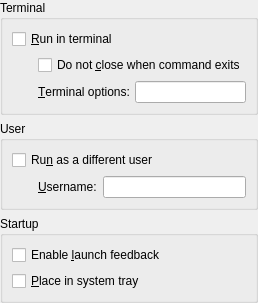
<ui version="4.0" >
 <class>KPropertiesDesktopAdvBase</class>
 <widget class="QWidget" name="KPropertiesDesktopAdvBase" >
  <layout class="QVBoxLayout" >
   <property name="margin" >
    <number>0</number>
   </property>
   <item>
    <widget class="QGroupBox" name="buttonGroup2" >
     <property name="title" >
      <string comment="@title:group Title of a group that lets the user choose options about the terminal when launching a program" >Terminal</string>
     </property>
     <layout class="QGridLayout" >
      <item rowspan="2" row="1" column="0" >
       <spacer>
        <property name="orientation" >
         <enum>Qt::Horizontal</enum>
        </property>
        <property name="sizeType" >
         <enum>QSizePolicy::Minimum</enum>
        </property>
        <property name="sizeHint" stdset="0" >
         <size>
          <width>20</width>
          <height>20</height>
         </size>
        </property>
       </spacer>
      </item>
      <item row="0" column="0" colspan="3" >
       <widget class="QCheckBox" name="terminalCheck" >
        <property name="whatsThis" >
         <string>Check this option if the application you want to run is a text mode application or if you want the information that is provided by the terminal emulator window.</string>
        </property>
        <property name="text" >
         <string>&amp;Run in terminal</string>
        </property>
       </widget>
      </item>
      <item row="2" column="1" >
       <widget class="QLabel" name="terminalEditLabel" >
        <property name="text" >
         <string>&amp;Terminal options:</string>
        </property>
        <property name="buddy" >
         <cstring>terminalEdit</cstring>
        </property>
       </widget>
      </item>
      <item row="1" column="1" colspan="2" >
       <widget class="QCheckBox" name="terminalCloseCheck" >
        <property name="whatsThis" >
         <string>Check this option if the text mode application offers relevant information on exit. Keeping the terminal emulator open allows you to retrieve this information.</string>
        </property>
        <property name="text" >
         <string>Do not &amp;close when command exits</string>
        </property>
       </widget>
      </item>
      <item row="2" column="2" >
       <widget class="KLineEdit" name="terminalEdit" />
      </item>
     </layout>
    </widget>
   </item>
   <item>
    <widget class="QGroupBox" name="buttonGroup2_2" >
     <property name="title" >
      <string comment="@title:group Title of a group that lets the user choose which user to use when launching a program" >User</string>
     </property>
     <layout class="QGridLayout" >
      <item row="0" column="0" colspan="3" >
       <widget class="QCheckBox" name="suidCheck" >
        <property name="whatsThis" >
         <string>Check this option if you want to run this application with a different user id. Every process has a different user id associated with it. This id code determines file access and other permissions. The password of the user is required to use this option.</string>
        </property>
        <property name="text" >
         <string>Ru&amp;n as a different user</string>
        </property>
       </widget>
      </item>
      <item row="1" column="0" >
       <spacer>
        <property name="orientation" >
         <enum>Qt::Horizontal</enum>
        </property>
        <property name="sizeType" >
         <enum>QSizePolicy::Minimum</enum>
        </property>
        <property name="sizeHint" stdset="0" >
         <size>
          <width>20</width>
          <height>20</height>
         </size>
        </property>
       </spacer>
      </item>
      <item row="1" column="1" >
       <widget class="QLabel" name="suidEditLabel" >
        <property name="whatsThis" >
         <string>Enter the user name you want to run the application as.</string>
        </property>
        <property name="text" >
         <string>&amp;Username:</string>
        </property>
        <property name="buddy" >
         <cstring>suidEdit</cstring>
        </property>
       </widget>
      </item>
      <item row="1" column="2" >
       <widget class="KLineEdit" name="suidEdit" >
        <property name="whatsThis" >
         <string>Enter the user name you want to run the application as here.</string>
        </property>
       </widget>
      </item>
     </layout>
    </widget>
   </item>
   <item>
    <widget class="QGroupBox" name="buttonGroup4" >
     <property name="title" >
      <string comment="@title:group Title of a group that lets the user choose options regargin program startup" >Startup</string>
     </property>
     <layout class="QGridLayout" >
      <item row="0" column="0" colspan="3" >
       <widget class="QCheckBox" name="startupInfoCheck" >
        <property name="whatsThis" >
         <string>Check this option if you want to make clear that your application has started. This visual feedback may appear as a busy cursor or in the taskbar.</string>
        </property>
        <property name="text" >
         <string>Enable &amp;launch feedback</string>
        </property>
       </widget>
      </item>
      <item row="1" column="0" colspan="3" >
       <widget class="QCheckBox" name="systrayCheck" >
        <property name="whatsThis" >
         <string>Check this option if you want to have a system tray handle for your application.</string>
        </property>
        <property name="text" >
         <string>&amp;Place in system tray</string>
        </property>
       </widget>
      </item>
     </layout>
    </widget>
   </item>
  </layout>
 </widget>
 <customwidgets>
  <customwidget>
   <class>KLineEdit</class>
   <extends>QLineEdit</extends>
   <header>klineedit.h</header>
  </customwidget>
 </customwidgets>
 <connections>
  <connection>
   <sender>terminalCheck</sender>
   <signal>toggled(bool)</signal>
   <receiver>terminalCloseCheck</receiver>
   <slot>setEnabled(bool)</slot>
   <hints>
    <hint type="sourcelabel" >
     <x>47</x>
     <y>66</y>
    </hint>
    <hint type="destinationlabel" >
     <x>56</x>
     <y>98</y>
    </hint>
   </hints>
  </connection>
  <connection>
   <sender>terminalCheck</sender>
   <signal>toggled(bool)</signal>
   <receiver>terminalEdit</receiver>
   <slot>setEnabled(bool)</slot>
   <hints>
    <hint type="sourcelabel" >
     <x>197</x>
     <y>66</y>
    </hint>
    <hint type="destinationlabel" >
     <x>373</x>
     <y>136</y>
    </hint>
   </hints>
  </connection>
  <connection>
   <sender>terminalCheck</sender>
   <signal>toggled(bool)</signal>
   <receiver>terminalEditLabel</receiver>
   <slot>setEnabled(bool)</slot>
   <hints>
    <hint type="sourcelabel" >
     <x>115</x>
     <y>48</y>
    </hint>
    <hint type="destinationlabel" >
     <x>115</x>
     <y>125</y>
    </hint>
   </hints>
  </connection>
  <connection>
   <sender>suidCheck</sender>
   <signal>toggled(bool)</signal>
   <receiver>suidEdit</receiver>
   <slot>setEnabled(bool)</slot>
   <hints>
    <hint type="sourcelabel" >
     <x>27</x>
     <y>232</y>
    </hint>
    <hint type="destinationlabel" >
     <x>122</x>
     <y>278</y>
    </hint>
   </hints>
  </connection>
  <connection>
   <sender>suidCheck</sender>
   <signal>toggled(bool)</signal>
   <receiver>suidEditLabel</receiver>
   <slot>setEnabled(bool)</slot>
   <hints>
    <hint type="sourcelabel" >
     <x>92</x>
     <y>234</y>
    </hint>
    <hint type="destinationlabel" >
     <x>78</x>
     <y>278</y>
    </hint>
   </hints>
  </connection>
 </connections>
</ui>
